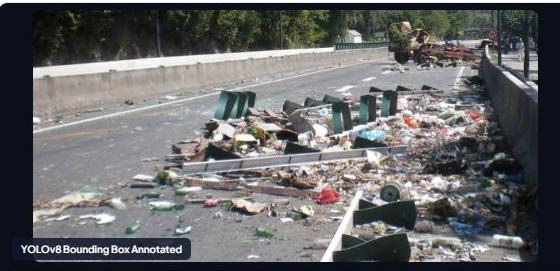
#> input picture backend/uploads/test_user_garbage.jpg, 560 x 271 px; its folder holds only this picture in this run
$ python -i detection_engine.py   (imports and definitions only)
#> lines starting #> are read from the running program, lines starting #| are printed output that depends on the picture
#> further down, picture is the input picture: shape (271, 560, 3); mean B, G, R 105.5, 104.3, 104.1
"""
CityEye Automated Problem Detection & Ingestion Engine.
Processes uploaded images or videos of potholes, garbage dumps, and waterlogging.
Runs YOLOv8 model inference, applies CLAHE contrast enhancement, draws annotated
bounding boxes, calculates severity, and generates municipal complaint metadata.
"""

import os
import uuid

try:
    import cv2
    import numpy as np
    HAVE_CV2 = True
except ImportError:
    HAVE_CV2 = False
    cv2 = None
    np = None

from PIL import Image, ImageDraw, ImageFont

# Cache model instance in memory for fast response
_YOLO_MODEL = None

# [65 lines left out: functions get_yolo_model, heuristic_detect_problem_type, not called in this run]


def apply_clahe(img):
    try:
        lab = cv2.cvtColor(img, cv2.COLOR_BGR2LAB)
#> lab: shape (271, 560, 3); mean of channels 0, 1, 2 108.5, 128.4, 127.2
        l, a, b = cv2.split(lab)
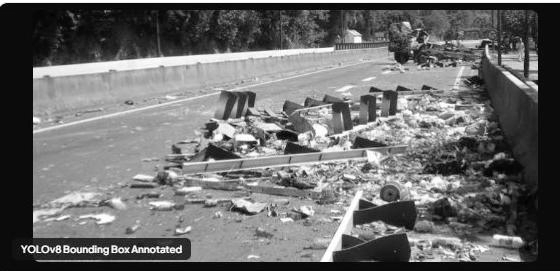
#> l: shape (271, 560); min 0, max 255, mean 108.5
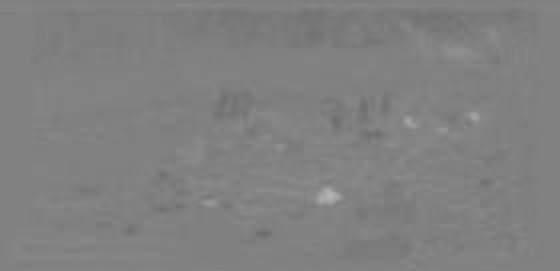
#> a: shape (271, 560); min 109, max 179, mean 128.4
        clahe = cv2.createCLAHE(clipLimit=2.0, tileGridSize=(8, 8))
        cl = clahe.apply(l)
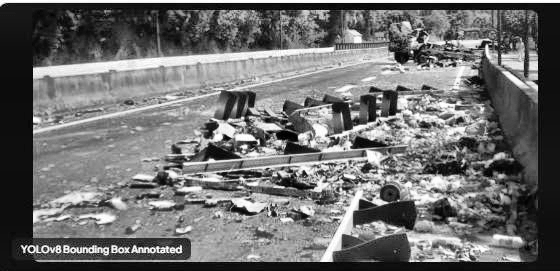
#> cl: shape (271, 560); min 0, max 255, mean 111.3
        enhanced_lab = cv2.merge((cl, a, b))
#> enhanced_lab: shape (271, 560, 3); mean of channels 0, 1, 2 111.3, 128.4, 127.2
        return cv2.cvtColor(enhanced_lab, cv2.COLOR_LAB2BGR)
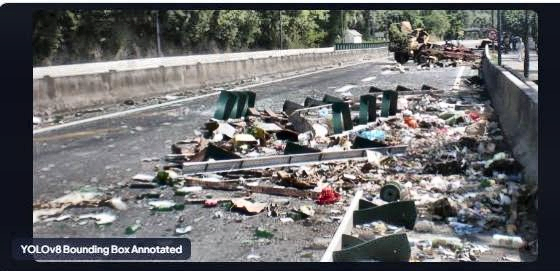
#> returned value: shape (271, 560, 3); mean B, G, R 108.1, 107, 106.8
    except Exception:
        return img


# [410 lines left out: functions extract_best_frame, detect_and_annotate_problem, not called in this run]

>>> import cv2
>>> picture = cv2.imread('../../uploads/test_user_garbage.jpg')
>>> result = apply_clahe(picture)
